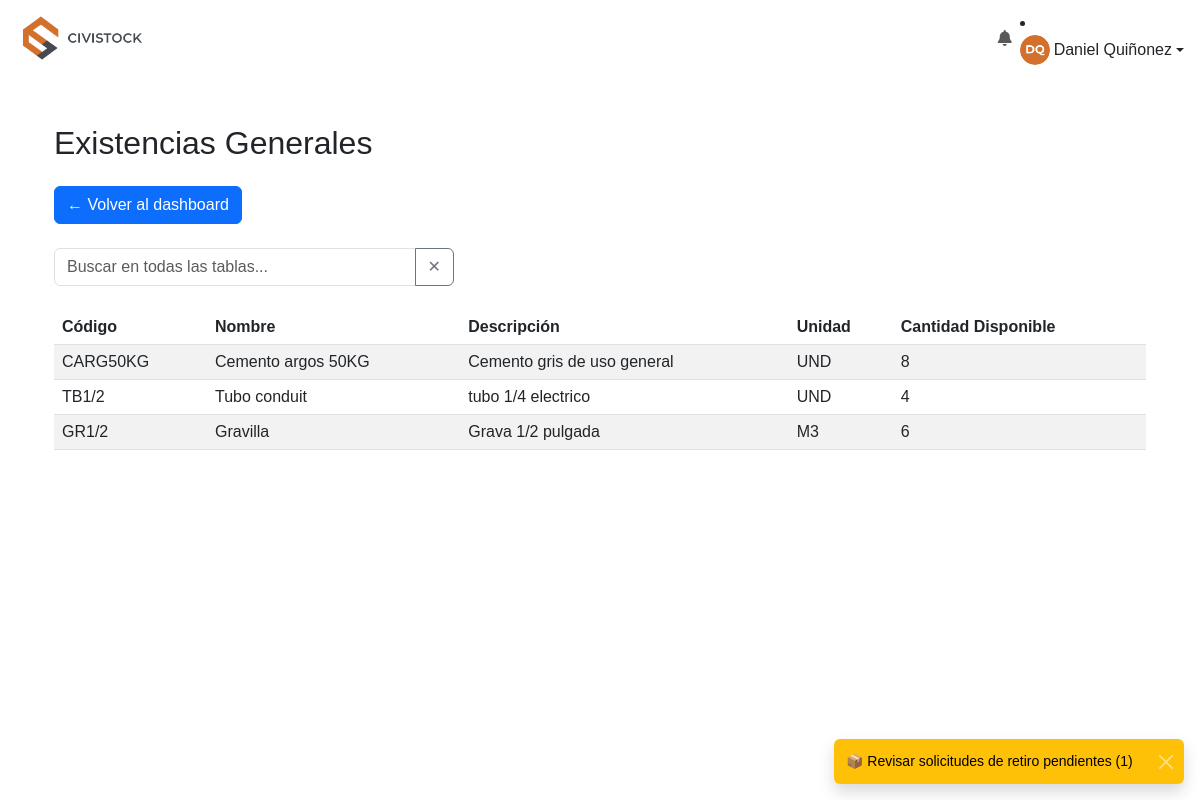
/almacenista/existencias (signed in), run on the app's committed database.
### models.py (models this page shows, shortened)
class User(db.Model):
    __tablename__ = 'user'
    id = db.Column(db.Integer, primary_key=True)
    username = db.Column(db.String(80), unique=True, nullable=False)
    nombre = db.Column(db.String(120), nullable=False)
    password = db.Column(db.String(200), nullable=False)
    rol = db.Column(db.String(20), nullable=False)
    foto = db.Column(db.String(120), nullable=True, default='default.jpg')

class Material(db.Model):
    __tablename__ = 'material'
    id = db.Column(db.Integer, primary_key=True)
    codigo = db.Column(db.String(50), unique=True, nullable=False)
    nombre = db.Column(db.String(100), nullable=False)
    descripcion = db.Column(db.String(200))
    stock = db.Column(db.Float, default=0)
    stock_minimo = db.Column(db.Integer, default=0)
    unidad = db.Column(db.String(50))
    en_devolucion = db.Column(db.Float, default=0)
    movimientos = db.relationship('Movimiento', backref='material', lazy=True)

### almacenista_routes.py (the view)
    def wrapper(*args, **kwargs):
        if 'user_role' not in session or session['user_role'] != 'ALMACENISTA':
            flash('Acceso no autorizado.', 'error')
            return redirect(url_for('home'))
        return func(*args, **kwargs)

### almacenista_routes.py (called while the page is built)
def almacenista_required(func):
    def wrapper(*args, **kwargs):
        if 'user_role' not in session or session['user_role'] != 'ALMACENISTA':
            flash('Acceso no autorizado.', 'error')
            return redirect(url_for('home'))
        return func(*args, **kwargs)
    wrapper.__name__ = func.__name__
    return wrapper

def sync_user_session():
    user = User.query.filter_by(username=session.get('user')).first()
    if user:
        session['user_name'] = user.nombre
        session['user_photo'] = user.foto
        session['user_id'] = user.id

### utils.py (called while the page is built)
def fecha_y_hora_colombia(fecha_utc):
    if not fecha_utc:
        return {"fecha": "-", "hora": "-"}
    zona_col = pytz.timezone('America/Bogota')
    if fecha_utc.tzinfo is None:
        fecha_utc = pytz.utc.localize(fecha_utc)
    fecha_local = fecha_utc.astimezone(zona_col)
    return {
        "fecha": fecha_local.strftime("%d/%m/%Y"),
        "hora": fecha_local.strftime("%I:%M %p")
    }

def formatear_numero(value):
    try:
        num = float(value)
        if num.is_integer():
            return int(num)
        return num
    except (ValueError, TypeError):
        return value

def obtener_materiales_bajo_stock():
    return Material.query.filter(Material.stock <= Material.stock_minimo).all()

### templates/Almacenista/existencias.html (shortened to what this page needs)
{% extends "base.html" %}
{% block content %}
  <div class="container mt-5">
    <h2 class="mb-4">Existencias Generales</h2>
    <a href="{{ url_for('almacenista.dashboard') }}" class="btn btn-primary mb-4">← Volver al dashboard</a>
    <div class="input-group mb-4" style="max-width: 400px;">
      <input type="text" id="filtroGlobal" class="form-control" placeholder="Buscar en todas las tablas...">
      <button class="btn btn-outline-secondary" type="button" id="limpiarBusqueda">✕</button>
    </div>
    <table class="table table-striped">
      <thead>
        <tr>
          <th>Código</th>
          <th>Nombre</th>
          <th>Descripción</th>
          <th>Unidad</th>
          <th>Cantidad Disponible</th>
        </tr>
      </thead>
      <tbody>
        {% for material in materiales %}
          <tr>
            <td>{{ material.codigo }}</td>
            <td>{{ material.nombre }}</td>
            <td>{{ material.descripcion }}</td>
            <td>{{ material.unidad }}</td>
            <td>{{ material.stock|formatear_numero }}</td>
          </tr>
        {% endfor %}
      </tbody>
    </table>
  </div>
{% endblock %}

### templates/base.html (shortened to what this page needs)
<!DOCTYPE html>
<html lang="es">
<head>
    <link href="https://cdn.jsdelivr.net/npm/bootstrap@5.3.0/dist/css/bootstrap.min.css" rel="stylesheet">
    <link href="https://cdnjs.cloudflare.com/ajax/libs/font-awesome/6.5.0/css/all.min.css" rel="stylesheet">
    <link rel="stylesheet" href="{{ url_for('static', filename='style.css') }}">
</head>
<body>
    <nav class="navbar navbar-expand-lg navbar-white bg-white px-3">
        <a class="navbar-brand" href="{{ url_for(user_role.lower() + '.dashboard') }}">
            <img src="{{ url_for('static', filename='civistockresponsive.png') }}" alt="Logo" height="50">
        </a>
        <div class="collapse navbar-collapse" id="menuNav">
<ul class="navbar-nav">
    <li class="nav-item dropdown">
        <a class="nav-link position-relative" href="#" id="notifDropdown" role="button" data-bs-toggle="dropdown" aria-expanded="false">
            <i class="fas fa-bell"></i>
        </a>
    </li>
</ul>
                <li class="nav-item dropdown">
                    <a class="nav-link dropdown-toggle d-flex align-items-center" href="#" role="button" data-bs-toggle="dropdown">
                        <img src="{{ url_for('static', filename='uploads/' + (user_photo or 'default.jpg')) }}" alt="Foto" width="30" height="30" class="rounded-circle me-1">
                        {{ user_name }}
                    </a>
                </li>
        </div>
    </nav>
    <div class="container my-4">
        {% block content %}{% endblock %}
    </div>
{% block scripts %}
<div class="toast-container position-fixed bottom-0 end-0 p-3" style="z-index: 1100;"></div>
{% endblock %}

### static/style.css (style rules this page uses)
body, html { margin: 0; padding: 0; height: 100%; font-family: 'Montserrat', sans-serif; }

### data on the page
User: foto (picture), nombre "Daniel Quiñonez"
Material: codigo "CARG50KG", nombre "Cemento argos 50KG", descripcion "Cemento gris de uso general", unidad "UND", stock "8"
Material: codigo "TB1/2", nombre "Tubo conduit", descripcion "tubo 1/4 electrico", unidad "UND", stock "4"
Material: codigo "GR1/2", nombre "Gravilla", descripcion "Grava 1/2 pulgada", unidad "M3", stock "6"
